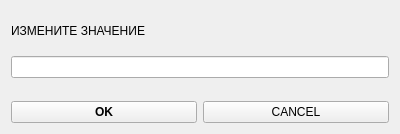
<?xml version="1.0" encoding="UTF-8"?>
<ui version="4.0">
 <class>Form</class>
 <widget class="QWidget" name="Form">
  <property name="geometry">
   <rect>
    <x>0</x>
    <y>0</y>
    <width>400</width>
    <height>134</height>
   </rect>
  </property>
  <property name="windowTitle">
   <string>Form</string>
  </property>
  <layout class="QGridLayout" name="gridLayout">
   <item row="0" column="0">
    <layout class="QVBoxLayout" name="verticalLayout">
     <item>
      <widget class="QLabel" name="label_subwin">
       <property name="text">
        <string>ИЗМЕНИТЕ ЗНАЧЕНИЕ</string>
       </property>
      </widget>
     </item>
     <item>
      <widget class="QLineEdit" name="lineEdit_subwin"/>
     </item>
     <item>
      <layout class="QHBoxLayout" name="horizontalLayout">
       <item alignment="Qt::AlignBottom">
        <widget class="QPushButton" name="pushButton_subwin_ok">
         <property name="font">
          <font>
           <weight>75</weight>
           <bold>true</bold>
          </font>
         </property>
         <property name="text">
          <string>OK</string>
         </property>
        </widget>
       </item>
       <item alignment="Qt::AlignBottom">
        <widget class="QPushButton" name="pushButton_subwin_cancel">
         <property name="text">
          <string>CANCEL</string>
         </property>
        </widget>
       </item>
      </layout>
     </item>
    </layout>
   </item>
  </layout>
 </widget>
 <resources/>
 <connections/>
</ui>
